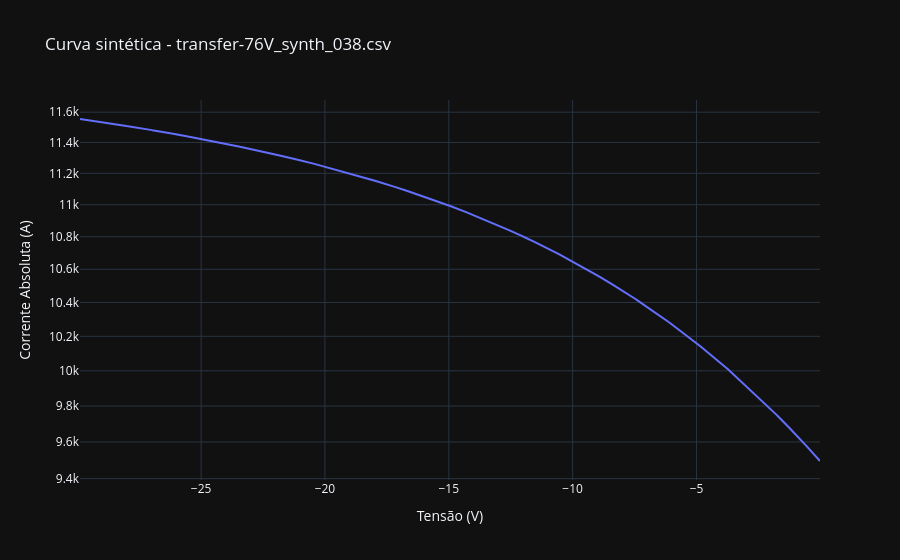

The code cell stored with this chart in its notebook:
### Code cell
plot_single_curve(
    "/home/rsb6/Desktop/TCC/TCC implementation/Model_OTFT/synthetic_from_settings/Org3/tipo_p/transfer/transfer-76V_synth_038.csv",
    yscale="log"
)

### Figure 1 — Plotly figure (JSON) as saved in the notebook; plotly's stock layout.template omitted (floating-point values rounded to 4 significant figures; data arrays with more than 128 entries replaced by an {"elided": "..."} marker saying what was removed)
{"data": [{"mode": "lines", "name": "Curva sintética", "type": "scatter", "x": {"elided": "10000 float values"}, "y": {"elided": "10000 float values"}}], "layout": {"title": {"text": "Curva sintética - transfer-76V_synth_038.csv"}, "xaxis": {"title": {"text": "Tensão (V)"}}, "yaxis": {"title": {"text": "Corrente Absoluta (A)"}, "type": "log"}}}
